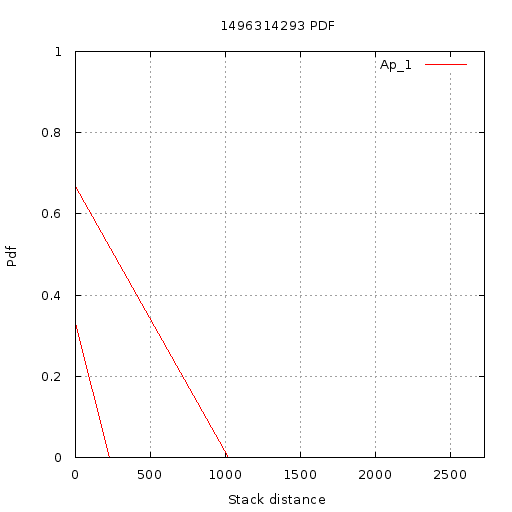

The gnuplot source for this figure:
set terminal  png size 512,512 font 'Verdana, 10'
set title "1496314293 PDF"
set output '//home//cat//Documents//CACHE//Results//PlotData//Shared//1496314293//PDF//8//pdf.png'
set ylabel "Pdf"
set yrange [0:1]
set xlabel "Stack distance"
set xrange [1.000000:2725.000000]
set grid xtics ytics
plot '//home//cat//Documents//CACHE//Results//PlotData//Shared//1496314293//PDF//8//App_1.txt' using 1:2 with lines title 'Ap_1'
set terminal  png size 512,512 font 'Verdana, 10'
set title "1496314293 PDF"
set output '//home//cat//Documents//CACHE//Results//PlotData//Shared//1496314293//PDF//8//pdf.png'
set ylabel "Pdf"
set yrange [0:1]
set xlabel "Stack distance"
set xrange [1.000000:2725.000000]
set grid xtics ytics
plot '//home//cat//Documents//CACHE//Results//PlotData//Shared//1496314293//PDF//8//App_1.txt' using 1:2 with lines title 'Ap_1'
set terminal  png size 512,512 font 'Verdana, 10'
set title "1496314293 PDF"
set output '//home//cat//Documents//CACHE//Results//PlotData//Shared//1496314293//PDF//8//pdf.png'
set ylabel "Pdf"
set yrange [0:1]
set xlabel "Stack distance"
set xrange [1.000000:2725.000000]
set grid xtics ytics
plot '//home//cat//Documents//CACHE//Results//PlotData//Shared//1496314293//PDF//8//App_1.txt' using 1:2 with lines title 'Ap_1'
set terminal  png size 512,512 font 'Verdana, 10'
set title "1496314293 PDF"
set output '//home//cat//Documents//CACHE//Results//PlotData//Shared//1496314293//PDF//8//pdf.png'
set ylabel "Pdf"
set yrange [0:1]
set xlabel "Stack distance"
set xrange [1.000000:2725.000000]
set grid xtics ytics
plot '//home//cat//Documents//CACHE//Results//PlotData//Shared//1496314293//PDF//8//App_1.txt' using 1:2 with lines title 'Ap_1'
